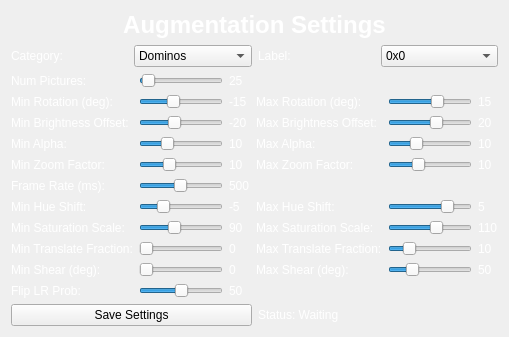
      <widget class="QWidget" name="trainingSettingsPage">
       <layout class="QVBoxLayout" name="trainingSettingsLayout">
        <!-- Header -->
        <item>
         <widget class="QLabel" name="headerLabel">
          <property name="text">
           <string>Augmentation Settings</string>
          </property>
          <property name="alignment">
           <set>Qt::AlignmentFlag::AlignCenter</set>
          </property>
          <property name="styleSheet">
           <string notr="true">color: white; font-size: 24px; font-weight: bold;</string>
          </property>
         </widget>
        </item>
        <!-- Options: Category and Label -->
        <item>
         <layout class="QHBoxLayout" name="optionsLayout">
          <item>
           <widget class="QLabel" name="labelCategory">
            <property name="text">
             <string>Category:</string>
            </property>
            <property name="styleSheet">
             <string notr="true">color: white;</string>
            </property>
           </widget>
          </item>
          <item>
           <widget class="QComboBox" name="comboCategory">
            <item>
             <property name="text">
              <string>Dominos</string>
             </property>
            </item>
            <item>
             <property name="text">
              <string>Cards</string>
             </property>
            </item>
            <item>
             <property name="text">
              <string>Dice</string>
             </property>
            </item>
           </widget>
          </item>
          <item>
           <widget class="QLabel" name="labelLabel">
            <property name="text">
             <string>Label:</string>
            </property>
            <property name="styleSheet">
             <string notr="true">color: white;</string>
            </property>
           </widget>
          </item>
          <item>
           <widget class="QComboBox" name="comboLabel">
            <item>
             <property name="text">
              <string>0x0</string>
             </property>
            </item>
            <item>
             <property name="text">
              <string>0x1</string>
             </property>
            </item>
            <item>
             <property name="text">
              <string>1x0</string>
             </property>
            </item>
            <item>
             <property name="text">
              <string>1x1</string>
             </property>
            </item>
           </widget>
          </item>
         </layout>
        </item>
        <!-- Training Settings Sliders -->
        <item>
         <layout class="QGridLayout" name="slidersGridLayout">
          <!-- Row 0: Num Pictures -->
          <item row="0" column="0">
           <widget class="QLabel" name="label_num_pictures">
            <property name="text">
             <string>Num Pictures:</string>
            </property>
            <property name="styleSheet">
             <string notr="true">color: white;</string>
            </property>
           </widget>
          </item>
          <item row="0" column="1">
           <widget class="QSlider" name="slider_num_pictures">
            <property name="orientation">
             <enum>Qt::Orientation::Horizontal</enum>
            </property>
            <property name="minimum">
             <number>1</number>
            </property>
            <property name="maximum">
             <number>1000</number>
            </property>
            <property name="value">
             <number>25</number>
            </property>
           </widget>
          </item>
          <item row="0" column="2">
           <widget class="QLabel" name="value_num_pictures">
            <property name="text">
             <string>25</string>
            </property>
            <property name="styleSheet">
             <string notr="true">color: white;</string>
            </property>
           </widget>
          </item>
          <!-- Row 1: Rotation -->
          <item row="1" column="0">
           <widget class="QLabel" name="label_min_rotation">
            <property name="text">
             <string>Min Rotation (deg):</string>
            </property>
            <property name="styleSheet">
             <string notr="true">color: white;</string>
            </property>
           </widget>
          </item>
          <item row="1" column="1">
           <widget class="QSlider" name="slider_min_rotation">
            <property name="orientation">
             <enum>Qt::Orientation::Horizontal</enum>
            </property>
            <property name="minimum">
             <number>-65</number>
            </property>
            <property name="maximum">
             <number>65</number>
            </property>
            <property name="value">
             <number>-15</number>
            </property>
           </widget>
          </item>
          <item row="1" column="2">
           <widget class="QLabel" name="value_min_rotation">
            <property name="text">
             <string>-15</string>
            </property>
            <property name="styleSheet">
             <string notr="true">color: white;</string>
            </property>
           </widget>
          </item>
          <item row="1" column="3">
           <widget class="QLabel" name="label_max_rotation">
            <property name="text">
             <string>Max Rotation (deg):</string>
            </property>
            <property name="styleSheet">
             <string notr="true">color: white;</string>
            </property>
           </widget>
          </item>
          <item row="1" column="4">
           <widget class="QSlider" name="slider_max_rotation">
            <property name="orientation">
             <enum>Qt::Orientation::Horizontal</enum>
            </property>
            <property name="minimum">
             <number>-65</number>
            </property>
            <property name="maximum">
             <number>65</number>
            </property>
            <property name="value">
             <number>15</number>
            </property>
           </widget>
          </item>
          <item row="1" column="5">
           <widget class="QLabel" name="value_max_rotation">
            <property name="text">
             <string>15</string>
            </property>
            <property name="styleSheet">
             <string notr="true">color: white;</string>
            </property>
           </widget>
          </item>
          <!-- Row 2: Brightness Offset -->
          <item row="2" column="0">
           <widget class="QLabel" name="label_min_beta">
            <property name="text">
             <string>Min Brightness Offset:</string>
            </property>
            <property name="styleSheet">
             <string notr="true">color: white;</string>
            </property>
           </widget>
          </item>
          <item row="2" column="1">
           <widget class="QSlider" name="slider_min_beta">
            <property name="orientation">
             <enum>Qt::Orientation::Horizontal</enum>
            </property>
            <property name="minimum">
             <number>-100</number>
            </property>
            <property name="maximum">
             <number>100</number>
            </property>
            <property name="value">
             <number>-20</number>
            </property>
           </widget>
          </item>
          <item row="2" column="2">
           <widget class="QLabel" name="value_min_beta">
            <property name="text">
             <string>-20</string>
            </property>
            <property name="styleSheet">
             <string notr="true">color: white;</string>
            </property>
           </widget>
          </item>
          <item row="2" column="3">
           <widget class="QLabel" name="label_max_beta">
            <property name="text">
             <string>Max Brightness Offset:</string>
            </property>
            <property name="styleSheet">
             <string notr="true">color: white;</string>
            </property>
           </widget>
          </item>
          <item row="2" column="4">
           <widget class="QSlider" name="slider_max_beta">
            <property name="orientation">
             <enum>Qt::Orientation::Horizontal</enum>
            </property>
            <property name="minimum">
             <number>-100</number>
            </property>
            <property name="maximum">
             <number>100</number>
            </property>
            <property name="value">
             <number>20</number>
            </property>
           </widget>
          </item>
          <item row="2" column="5">
           <widget class="QLabel" name="value_max_beta">
            <property name="text">
             <string>20</string>
            </property>
            <property name="styleSheet">
             <string notr="true">color: white;</string>
            </property>
           </widget>
          </item>
          <!-- Row 3: Alpha -->
          <item row="3" column="0">
           <widget class="QLabel" name="label_min_alpha">
            <property name="text">
             <string>Min Alpha:</string>
            </property>
            <property name="styleSheet">
             <string notr="true">color: white;</string>
            </property>
           </widget>
          </item>
          <item row="3" column="1">
           <widget class="QSlider" name="slider_min_alpha">
            <property name="orientation">
             <enum>Qt::Orientation::Horizontal</enum>
            </property>
            <property name="minimum">
             <number>1</number>
            </property>
            <property name="maximum">
             <number>30</number>
            </property>
            <property name="value">
             <number>10</number>
            </property>
           </widget>
          </item>
          <item row="3" column="2">
           <widget class="QLabel" name="value_min_alpha">
            <property name="text">
             <string>10</string>
            </property>
            <property name="styleSheet">
             <string notr="true">color: white;</string>
            </property>
           </widget>
          </item>
          <item row="3" column="3">
           <widget class="QLabel" name="label_max_alpha">
            <property name="text">
             <string>Max Alpha:</string>
            </property>
            <property name="styleSheet">
             <string notr="true">color: white;</string>
            </property>
           </widget>
          </item>
          <item row="3" column="4">
           <widget class="QSlider" name="slider_max_alpha">
            <property name="orientation">
             <enum>Qt::Orientation::Horizontal</enum>
            </property>
            <property name="minimum">
             <number>1</number>
            </property>
            <property name="maximum">
             <number>30</number>
            </property>
            <property name="value">
             <number>10</number>
            </property>
            <property name="singleStep">
             <number>1</number>
            </property>
           </widget>
          </item>
          <item row="3" column="5">
           <widget class="QLabel" name="value_max_alpha">
            <property name="text">
             <string>10</string>
            </property>
            <property name="styleSheet">
             <string notr="true">color: white;</string>
            </property>
           </widget>
          </item>
          <!-- Row 4: Zoom Factor -->
          <item row="4" column="0">
           <widget class="QLabel" name="label_min_zoom">
            <property name="text">
             <string>Min Zoom Factor:</string>
            </property>
            <property name="styleSheet">
             <string notr="true">color: white;</string>
            </property>
           </widget>
          </item>
          <item row="4" column="1">
           <widget class="QSlider" name="slider_min_zoom">
            <property name="orientation">
             <enum>Qt::Orientation::Horizontal</enum>
            </property>
            <property name="minimum">
             <number>0</number>
            </property>
            <property name="maximum">
             <number>30</number>
            </property>
            <property name="value">
             <number>10</number>
            </property>
            <property name="singleStep">
             <number>1</number>
            </property>
           </widget>
          </item>
          <item row="4" column="2">
           <widget class="QLabel" name="value_min_zoom">
            <property name="text">
             <string>10</string>
            </property>
            <property name="styleSheet">
             <string notr="true">color: white;</string>
            </property>
           </widget>
          </item>
          <item row="4" column="3">
           <widget class="QLabel" name="label_max_zoom">
            <property name="text">
             <string>Max Zoom Factor:</string>
            </property>
            <property name="styleSheet">
             <string notr="true">color: white;</string>
            </property>
           </widget>
          </item>
          <item row="4" column="4">
           <widget class="QSlider" name="slider_max_zoom">
            <property name="orientation">
             <enum>Qt::Orientation::Horizontal</enum>
            </property>
            <property name="minimum">
             <number>0</number>
            </property>
            <property name="maximum">
             <number>30</number>
            </property>
            <property name="value">
             <number>10</number>
            </property>
            <property name="singleStep">
             <number>1</number>
            </property>
           </widget>
          </item>
          <item row="4" column="5">
           <widget class="QLabel" name="value_max_zoom">
            <property name="text">
             <string>10</string>
            </property>
            <property name="styleSheet">
             <string notr="true">color: white;</string>
            </property>
           </widget>
          </item>
          <!-- Row 5: Frame Rate -->
          <item row="5" column="0">
           <widget class="QLabel" name="label_frame_rate">
            <property name="text">
             <string>Frame Rate (ms):</string>
            </property>
            <property name="styleSheet">
             <string notr="true">color: white;</string>
            </property>
           </widget>
          </item>
          <item row="5" column="1">
           <widget class="QSlider" name="slider_frame_rate">
            <property name="orientation">
             <enum>Qt::Orientation::Horizontal</enum>
            </property>
            <property name="minimum">
             <number>5</number>
            </property>
            <property name="maximum">
             <number>1000</number>
            </property>
            <property name="value">
             <number>500</number>
            </property>
           </widget>
          </item>
          <item row="5" column="2">
           <widget class="QLabel" name="value_frame_rate">
            <property name="text">
             <string>500</string>
            </property>
            <property name="styleSheet">
             <string notr="true">color: white;</string>
            </property>
           </widget>
          </item>
          <!-- Row 6: Hue Shift -->
          <item row="6" column="0">
           <widget class="QLabel" name="label_min_hue">
            <property name="text">
             <string>Min Hue Shift:</string>
            </property>
            <property name="styleSheet">
             <string notr="true">color: white;</string>
            </property>
           </widget>
          </item>
          <item row="6" column="1">
           <widget class="QSlider" name="slider_min_hue">
            <property name="orientation">
             <enum>Qt::Orientation::Horizontal</enum>
            </property>
            <property name="minimum">
             <number>-10</number>
            </property>
            <property name="maximum">
             <number>10</number>
            </property>
            <property name="value">
             <number>-5</number>
            </property>
           </widget>
          </item>
          <item row="6" column="2">
           <widget class="QLabel" name="value_min_hue">
            <property name="text">
             <string>-5</string>
            </property>
            <property name="styleSheet">
             <string notr="true">color: white;</string>
            </property>
           </widget>
          </item>
          <item row="6" column="3">
           <widget class="QLabel" name="label_max_hue">
            <property name="text">
             <string>Max Hue Shift:</string>
            </property>
            <property name="styleSheet">
             <string notr="true">color: white;</string>
            </property>
           </widget>
          </item>
          <item row="6" column="4">
           <widget class="QSlider" name="slider_max_hue">
            <property name="orientation">
             <enum>Qt::Orientation::Horizontal</enum>
            </property>
            <property name="minimum">
             <number>-10</number>
            </property>
            <property name="maximum">
             <number>10</number>
            </property>
            <property name="value">
             <number>5</number>
            </property>
           </widget>
          </item>
          <item row="6" column="5">
           <widget class="QLabel" name="value_max_hue">
            <property name="text">
             <string>5</string>
            </property>
            <property name="styleSheet">
             <string notr="true">color: white;</string>
            </property>
           </widget>
          </item>
          <!-- Row 7: Saturation Scale -->
          <item row="7" column="0">
           <widget class="QLabel" name="label_min_saturation">
            <property name="text">
             <string>Min Saturation Scale:</string>
            </property>
            <property name="styleSheet">
             <string notr="true">color: white;</string>
            </property>
           </widget>
          </item>
          <item row="7" column="1">
           <widget class="QSlider" name="slider_min_saturation">
            <property name="orientation">
             <enum>Qt::Orientation::Horizontal</enum>
            </property>
            <property name="minimum">
             <number>50</number>
            </property>
            <property name="maximum">
             <number>150</number>
            </property>
            <property name="value">
             <number>90</number>
            </property>
           </widget>
          </item>
          <item row="7" column="2">
           <widget class="QLabel" name="value_min_saturation">
            <property name="text">
             <string>90</string>
            </property>
            <property name="styleSheet">
             <string notr="true">color: white;</string>
            </property>
           </widget>
          </item>
          <item row="7" column="3">
           <widget class="QLabel" name="label_max_saturation">
            <property name="text">
             <string>Max Saturation Scale:</string>
            </property>
            <property name="styleSheet">
             <string notr="true">color: white;</string>
            </property>
           </widget>
          </item>
          <item row="7" column="4">
           <widget class="QSlider" name="slider_max_saturation">
            <property name="orientation">
             <enum>Qt::Orientation::Horizontal</enum>
            </property>
            <property name="minimum">
             <number>50</number>
            </property>
            <property name="maximum">
             <number>150</number>
            </property>
            <property name="value">
             <number>110</number>
            </property>
           </widget>
          </item>
          <item row="7" column="5">
           <widget class="QLabel" name="value_max_saturation">
            <property name="text">
             <string>110</string>
            </property>
            <property name="styleSheet">
             <string notr="true">color: white;</string>
            </property>
           </widget>
          </item>
          <!-- Row 8: Translate Fraction -->
          <item row="8" column="0">
           <widget class="QLabel" name="label_min_translate">
            <property name="text">
             <string>Min Translate Fraction:</string>
            </property>
            <property name="styleSheet">
             <string notr="true">color: white;</string>
            </property>
           </widget>
          </item>
          <item row="8" column="1">
           <widget class="QSlider" name="slider_min_translate">
            <property name="orientation">
             <enum>Qt::Orientation::Horizontal</enum>
            </property>
            <property name="minimum">
             <number>0</number>
            </property>
            <property name="maximum">
             <number>50</number>
            </property>
            <property name="value">
             <number>0</number>
            </property>
           </widget>
          </item>
          <item row="8" column="2">
           <widget class="QLabel" name="value_min_translate">
            <property name="text">
             <string>0</string>
            </property>
            <property name="styleSheet">
             <string notr="true">color: white;</string>
            </property>
           </widget>
          </item>
          <item row="8" column="3">
           <widget class="QLabel" name="label_max_translate">
            <property name="text">
             <string>Max Translate Fraction:</string>
            </property>
            <property name="styleSheet">
             <string notr="true">color: white;</string>
            </property>
           </widget>
          </item>
          <item row="8" column="4">
           <widget class="QSlider" name="slider_max_translate">
            <property name="orientation">
             <enum>Qt::Orientation::Horizontal</enum>
            </property>
            <property name="minimum">
             <number>0</number>
            </property>
            <property name="maximum">
             <number>50</number>
            </property>
            <property name="value">
             <number>10</number>
            </property>
           </widget>
          </item>
          <item row="8" column="5">
           <widget class="QLabel" name="value_max_translate">
            <property name="text">
             <string>10</string>
            </property>
            <property name="styleSheet">
             <string notr="true">color: white;</string>
            </property>
           </widget>
          </item>
          <!-- Row 9: Shear -->
          <item row="9" column="0">
           <widget class="QLabel" name="label_min_shear">
            <property name="text">
             <string>Min Shear (deg):</string>
            </property>
            <property name="styleSheet">
             <string notr="true">color: white;</string>
            </property>
           </widget>
          </item>
          <item row="9" column="1">
           <widget class="QSlider" name="slider_min_shear">
            <property name="orientation">
             <enum>Qt::Orientation::Horizontal</enum>
            </property>
            <property name="minimum">
             <number>0</number>
            </property>
            <property name="maximum">
             <number>200</number>
            </property>
            <property name="value">
             <number>0</number>
            </property>
           </widget>
          </item>
          <item row="9" column="2">
           <widget class="QLabel" name="value_min_shear">
            <property name="text">
             <string>0</string>
            </property>
            <property name="styleSheet">
             <string notr="true">color: white;</string>
            </property>
           </widget>
          </item>
          <item row="9" column="3">
           <widget class="QLabel" name="label_max_shear">
            <property name="text">
             <string>Max Shear (deg):</string>
            </property>
            <property name="styleSheet">
             <string notr="true">color: white;</string>
            </property>
           </widget>
          </item>
          <item row="9" column="4">
           <widget class="QSlider" name="slider_max_shear">
            <property name="orientation">
             <enum>Qt::Orientation::Horizontal</enum>
            </property>
            <property name="minimum">
             <number>0</number>
            </property>
            <property name="maximum">
             <number>200</number>
            </property>
            <property name="value">
             <number>50</number>
            </property>
           </widget>
          </item>
          <item row="9" column="5">
           <widget class="QLabel" name="value_max_shear">
            <property name="text">
             <string>50</string>
            </property>
            <property name="styleSheet">
             <string notr="true">color: white;</string>
            </property>
           </widget>
          </item>
          <!-- Row 10: Flip LR Probability -->
          <item row="10" column="0">
           <widget class="QLabel" name="label_flip_lr">
            <property name="text">
             <string>Flip LR Prob:</string>
            </property>
            <property name="styleSheet">
             <string notr="true">color: white;</string>
            </property>
           </widget>
          </item>
          <item row="10" column="1">
           <widget class="QSlider" name="slider_flip_lr">
            <property name="orientation">
             <enum>Qt::Orientation::Horizontal</enum>
            </property>
            <property name="minimum">
             <number>0</number>
            </property>
            <property name="maximum">
             <number>100</number>
            </property>
            <property name="value">
             <number>50</number>
            </property>
           </widget>
          </item>
          <item row="10" column="2">
           <widget class="QLabel" name="value_flip_lr">
            <property name="text">
             <string>50</string>
            </property>
            <property name="styleSheet">
             <string notr="true">color: white;</string>
            </property>
           </widget>
          </item>
         </layout>
        </item>
        <!-- Button Row for Training Settings -->
        <item>
         <layout class="QHBoxLayout" name="buttonLayout_training">
          <item>
           <widget class="QPushButton" name="saveButton">
            <property name="text">
             <string>Save Settings</string>
            </property>
           </widget>
          </item>
          <item>
           <widget class="QLabel" name="statusLabel">
            <property name="text">
             <string>Status: Waiting</string>
            </property>
            <property name="styleSheet">
             <string notr="true">color: white;</string>
            </property>
           </widget>
          </item>
         </layout>
        </item>
       </layout>
      </widget>
